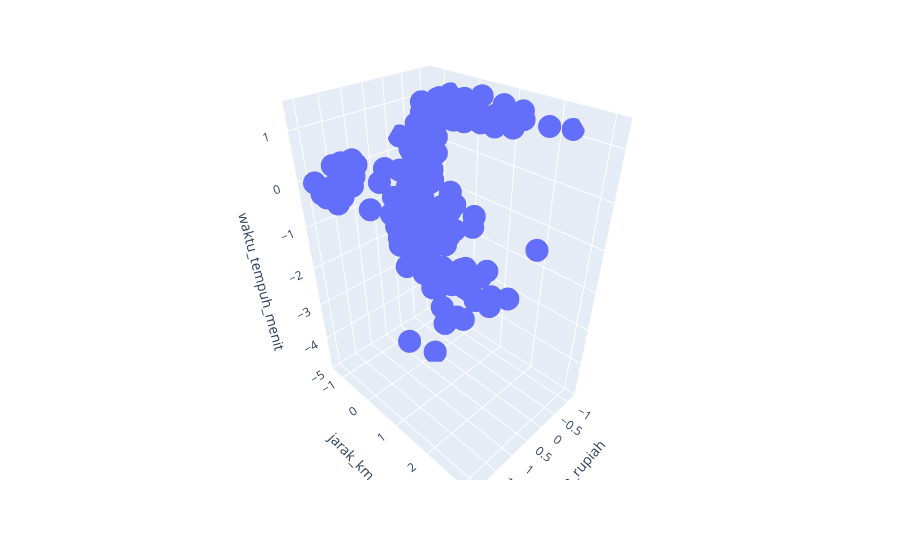

Notebook source saved alongside this figure:
### Code cell
import plotly.express as px

fig = px.scatter_3d(
  df_normalized,
  x="harga_rupiah",
  y="jarak_km",
  z="waktu_tempuh_menit",
)
fig.show()

### Figure 1 — Plotly figure (JSON) as saved in the notebook; plotly's stock layout.template omitted (floating-point values rounded to 4 significant figures; data arrays with more than 128 entries replaced by an {"elided": "..."} marker saying what was removed)
{"data": [{"hovertemplate": "harga_rupiah=%{x}<br>jarak_km=%{y}<br>waktu_tempuh_menit=%{z}<extra></extra>", "legendgroup": "", "marker": {"color": "#636efa", "symbol": "circle"}, "mode": "markers", "name": "", "scene": "scene", "showlegend": false, "type": "scatter3d", "x": {"elided": "255 float values"}, "y": {"elided": "255 float values"}, "z": {"elided": "255 float values"}}], "layout": {"legend": {"tracegroupgap": 0}, "margin": {"t": 60}, "scene": {"domain": {"x": [0, 1], "y": [0, 1]}, "xaxis": {"title": {"text": "harga_rupiah"}}, "yaxis": {"title": {"text": "jarak_km"}}, "zaxis": {"title": {"text": "waktu_tempuh_menit"}}}}}
